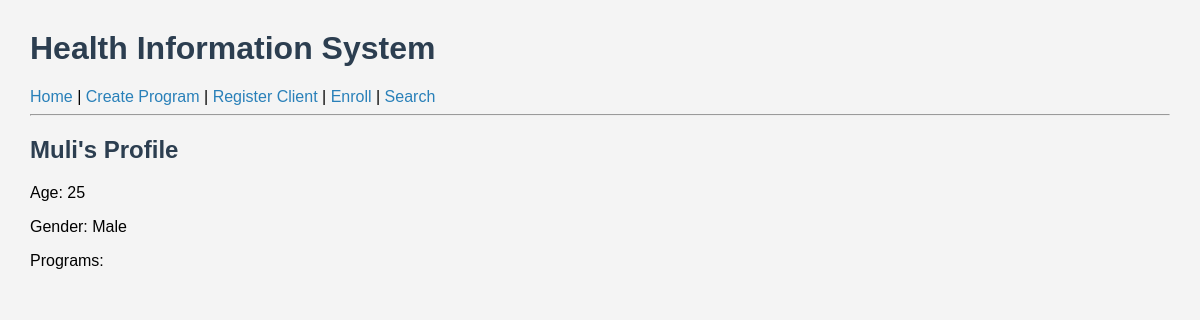
Page /client/2 on the committed database.
### app/models.py (models this page shows)
class Client(db.Model):
    id = db.Column(db.Integer, primary_key=True)
    name = db.Column(db.String(100), nullable=False)
    age = db.Column(db.Integer)
    gender = db.Column(db.String(10))
    programs = db.relationship('Program', secondary=enrollments, backref='clients')

### app/routes.py (the view)
@main.route('/client/<int:client_id>')
def client_profile(client_id):
    client = Client.query.get_or_404(client_id)
    return render_template('client_profile.html', client=client)

### templates/client_profile.html (shortened to what this page needs)
{% extends "base.html" %}
{% block content %}
<h2>{{ client.name }}'s Profile</h2>
<p>Age: {{ client.age }}</p>
<p>Gender: {{ client.gender }}</p>
<p>Programs:</p>
{% endblock %}

### static/style.css (style rules this page uses)
body { font-family: Arial, sans-serif; margin: 30px; background: #f4f4f4; }
h1, h2 { color: #2c3e50; }

### rows in the picture
Client: name "Muli", age "25", gender "Male"
